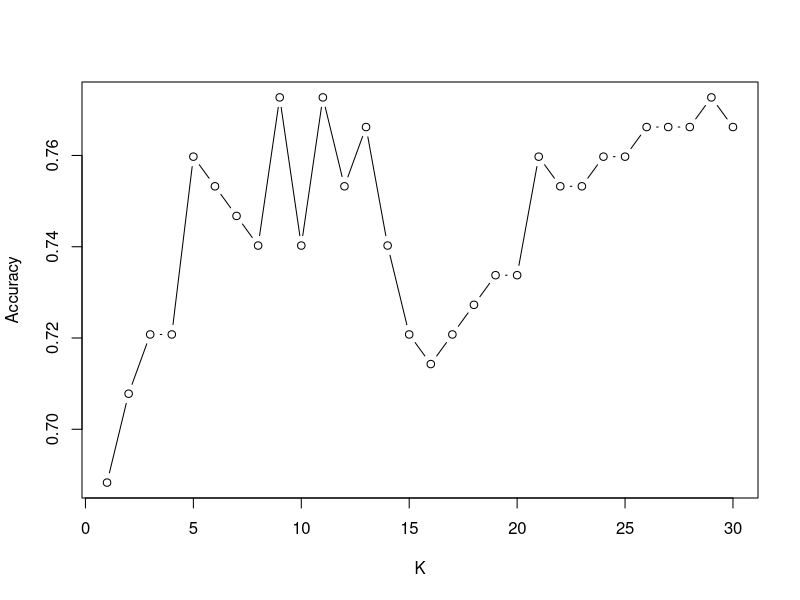

This figure's R source:
library(mlbench)
library(dplyr)

data(PimaIndiansDiabetes,package="mlbench")
?PimaIndiansDiabetes
str(PimaIndiansDiabetes)
summary(PimaIndiansDiabetes)

diab<-PimaIndiansDiabetes%>%mutate(y=factor(ifelse(diabetes=="pos",1,0)))%>%select(-diabetes)

str(diab)

#####perform the normalization
nor <-function(x) { (x -min(x))/(max(x)-min(x)) }
diab[,1:8]<-sapply(diab[,1:8],nor)
str(diab)
######split the data
set.seed(100)
training.idx<-sample(1:nrow(diab),size=nrow(diab)*0.8)
train.data<-diab[training.idx,]
test.data<-diab[-training.idx,]

#######logistic regression
mlogit<-glm(y~.,data=train.data,family="binomial")
summary(mlogit)
#Five predictors: pregnant,glucose,pressure,mass,pedigree are significant at 0.05.

###make predictions for logistic regression
pred.p<-predict(mlogit,newdata=test.data,type="response")
y_pred_num<-ifelse(pred.p>0.5,1,0)
y_pred<-factor(y_pred_num,levels=c(0,1))
mean(y_pred==test.data$y)
table(y_pred,test.data$y)

#we can see that the accuracy can be computed by (87+30)/(87+30+11+26)=0.75974
###we can see that, the false positive rate is 11/(11+87)
###the false negative rate is 26/(26+30)


#####knn classification
library(class)
ac<-rep(0,30)
for (i in 1:30){
  set.seed(101)
  knn.i<-knn(train.data[,-9],test.data[,-9],cl=train.data$y,k=i)
  ac[i]<-mean(knn.i==test.data$y)
  cat("k=",i,"accuracy=",ac[i],"\n")
}
###accuracy plot
plot(ac,type="b",xlab="K",ylab="Accuracy")
#k=9 with highest accuracy=0.7727273
#use the value of k=9
set.seed(101)
knn2<-knn(train.data[,-9],test.data[,-9],cl=train.data$y,k=9)
mean(knn2==test.data$y)
table(pred_knn2=knn2,actual=test.data$y)
#Accuracy is slightly higher than that of logistic regression
# false positive rate=8/(90+8)=8.2%, smaller than that of LR
# false negative rate=27/(27+29)=48.2%  slightly bigger than that of LR

######perform the SVM

library(e1071)
m.svm<-svm(y~., data = train.data, kernel = "linear")
summary(m.svm)
# predict
pred.svm <- predict(m.svm, newdata=test.data[,1:8])

# Check accuracy:
table(predict=pred.svm, actual=test.data$y)
#         actual
#predict  0  1
#      0 85 24
#      1 13 32
#misclassification rates: 
# false positive rate=13/(85+13)=13.3%, bigger than those of LR and kNN
# false negative rate=24/(24+32)=42.9%  smaller than both LR and kNN

mean(pred.svm ==test.data$y)
#0.7597403 #same as the accuracy in LR classification but with different false positive rate

#Try radial kernel and tune its parameters 
set.seed(123) #tune requires random splitting for cross validation so set a seed
m.svm.tune1<-tune.svm(y~., data=train.data, kernel="radial", cost=10^(-1:2), 
                      gamma=c(.1,.5,1,2))
summary(m.svm.tune1)
#classification performance
best.svm <- m.svm.tune1$best.model
pred.svm.tune <- predict(best.svm, newdata=test.data[,1:8])
table(pred.svm.tune, test.data$y)
mean(pred.svm.tune ==test.data$y)












